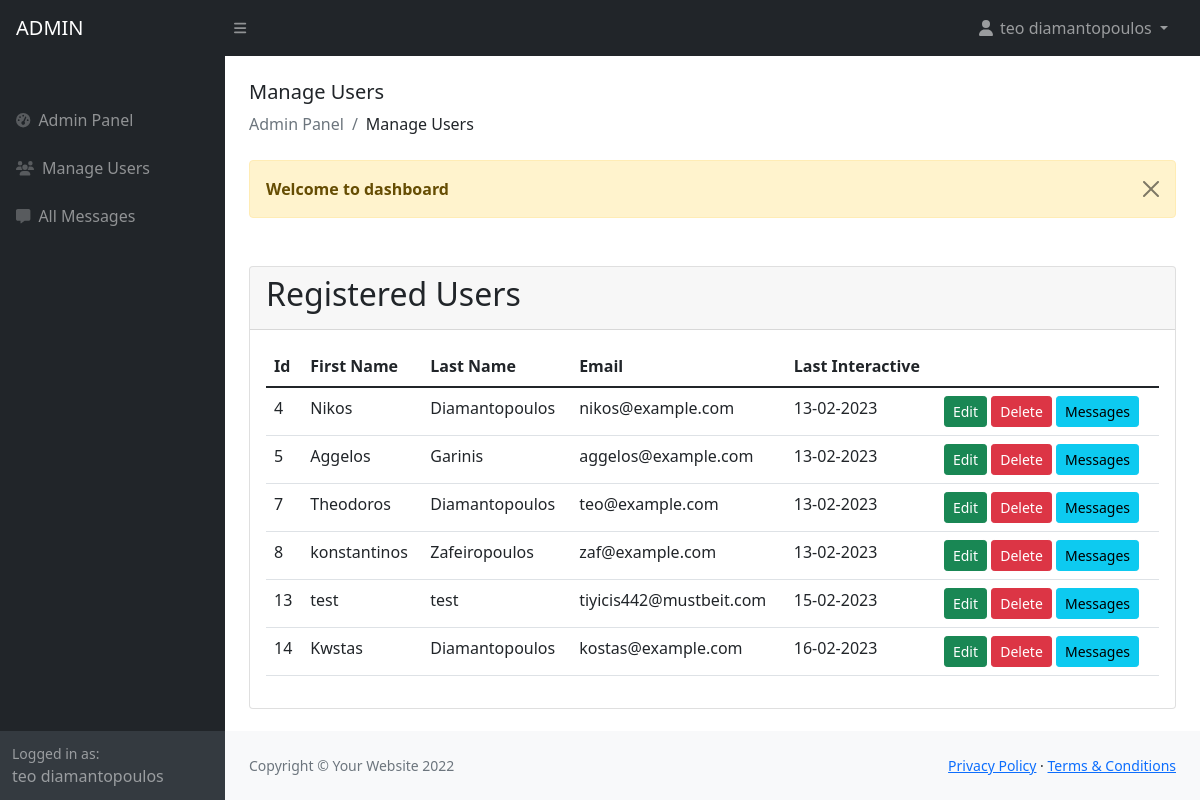
The page /admin/manage-users.php (signed in) on the database its author committed.
### tables this page shows
CREATE TABLE `users` (
  `id` int(11) NOT NULL,
  `fname` varchar(255) NOT NULL,
  `lname` varchar(255) NOT NULL,
  `email` varchar(255) NOT NULL,
  `password` varchar(255) NOT NULL,
  `role_as` tinyint(1) NOT NULL DEFAULT 0,
  `verify_status` tinyint(1) NOT NULL DEFAULT 0,
  `verify_token` varchar(255) NOT NULL,
  `created_at` timestamp NOT NULL DEFAULT current_timestamp()
);

### admin/manage-users.php (the view, shortened to what this page needs)
<?php
include('authentication.php');
include('includes/header.php');
?>
<div class="container-fluid px-4">
    <h5 class="mt-4">Manage Users</h5>
    <ol class="breadcrumb mb-4">
        <li class="breadcrumb-item active">Admin Panel</li>
        <li class="breadcrumb-item">Manage Users</li>
    </ol>
    <div class="row justify-content-center">
        <div class="col-md-12">
            <?php
            include('msg.php');
            ?>
            <div class="card mt-5 ">
                <div class="card-header">
                    <h2>Registered Users</h2>
                </div>
                <div class="card-body ">
                    <table class="table table-borded">
                        <thead>
                            <tr>
                                <th scope="col">Id</th>
                                <th scope="col">First Name</th>
                                <th scope="col">Last Name</th>
                                <th scope="col">Email</th>
                                <th scope="col">Last Interactive</th>
                            </tr>
                        </thead>
                        <tbody>
                            <?php
                            $query = "SELECT * FROM users WHERE role_as='0' ";
                            $query_run = mysqli_query($con, $query);
                            if (mysqli_num_rows($query_run) > 0) {
                                foreach ($query_run as $row) {
                                    $orgDate = $row['created_at'];
                                    $newDate = date("d-m-Y", strtotime($orgDate));
                                    ?>
                                    <tr>
                                        <td>
                                            <?= $row['id']; ?>
                                        </td>
                                        <td>
                                            <?= $row['fname']; ?>
                                        </td>
                                        <td>
                                            <?= $row['lname']; ?>
                                        </td>
                                        <td>
                                            <?= $row['email']; ?>
                                        </td>
                                        <td>
                                            <?php echo "$newDate"; ?>
                                        </td>
                                        <td>
                                            <a href="edit-users.php?id=<?= $row['id']; ?>"
                                                class="btn btn-success btn-sm">Edit</a>
                                            <form action="code.php" method="post" class="d-inline">
                                                <button type="submit" name="delete_user" value="<?= $row['id']; ?>"
                                                    class="btn btn-danger btn-sm">Delete</button>
                                            </form>
                                            <a href="view-messages.php?id=<?= $row['id']; ?>"
                                                class="btn btn-info btn-sm">Messages</a>
                                        </td>
                                    </tr>
                                    <?php
                                }
                            } else {
                                ?>
                                <tr>
                                    <td colspan="5">No Record Found</td>
                                </tr>
                                <?php
                            }
                            ?>
                        </tbody>
                    </table>
                </div>
            </div>
        </div>
    </div>
    <?php
    include('includes/footer.php');
    include('includes/scripts.php');
    ?>

### rows shown on the page
users: id "4", fname "Nikos", lname "Diamantopoulos", email "nikos@example.com", created_at "13-02-2023"
users: id "5", fname "Aggelos", lname "Garinis", email "aggelos@example.com", created_at "13-02-2023"
users: id "7", fname "Theodoros", lname "Diamantopoulos", email "teo@example.com", created_at "13-02-2023"
users: id "8", fname "konstantinos", lname "Zafeiropoulos", email "zaf@example.com", created_at "13-02-2023"
users: id "13", fname "test", lname "test", email "tiyicis442@mustbeit.com", created_at "15-02-2023"
users: id "14", fname "Kwstas", lname "Diamantopoulos", email "kostas@example.com", created_at "16-02-2023"

### other values the page prints
$_SESSION['auth_user']['user_name'] "teo diamantopoulos"
$_SESSION['message'] "Welcome to dashboard"
